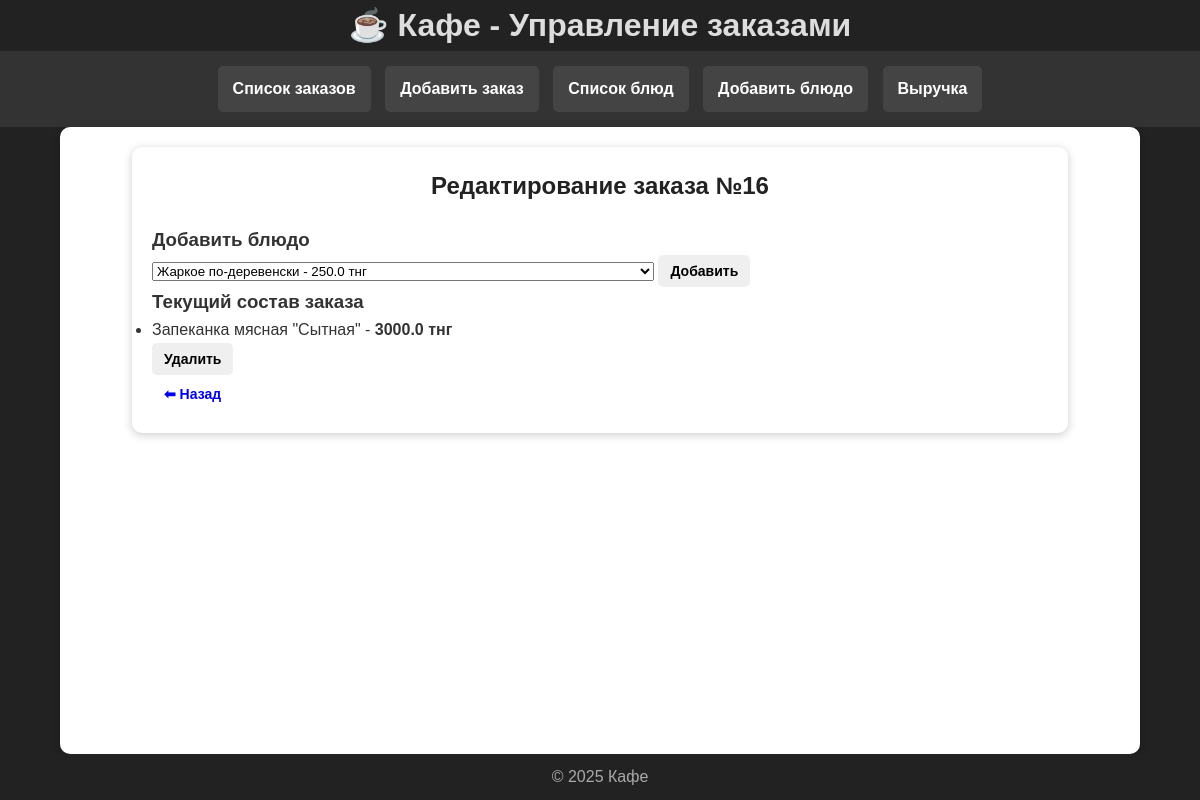
Page /orders/order/16/edit/ on the committed database.
### orders/models.py (models this page shows, shortened)
class Order(models.Model):
    STATUS_CHOICES = [
        ('pending', 'В ожидании'),
        ('ready', 'Готово'),
        ('paid', 'Оплачено'),
    ]
    table_number = models.IntegerField(null=True, blank=True)
    total_price = models.DecimalField(max_digits=10, decimal_places=2, default=0.00)
    status = models.CharField(max_length=20, choices=STATUS_CHOICES, default='pending')

class OrderItem(models.Model):
    order = models.ForeignKey(Order, on_delete=models.CASCADE, related_name='items')
    name = models.CharField(max_length=100, verbose_name="Название блюда")
    price = models.FloatField(verbose_name="Цена")

### orders/views.py (the view, shortened to what this page needs)
# urls.py: path('order/<int:order_id>/edit/', views.edit_order, name='edit_order'),
def edit_order(request, order_id):
    order = get_object_or_404(Order, id=order_id)
    dishes = Dish.objects.all()
    return render(request, "orders/edit_order.html", {"order": order, "dishes": dishes})

### orders/templates/orders/edit_order.html (shortened to what this page needs)
{% extends 'base.html' %}
{% block content %}
<div class="container">
    <h2 class="title">Редактирование заказа №{{ order.id }}</h2>
    <div class="card">
        <h3>Добавить блюдо</h3>
        <form method="POST" class="order-form">
            <div class="form-group">
                <select name="dish_id" class="select-menu">
                    {% for dish in dishes %}
                        <option value="{{ dish.id }}">{{ dish.name }} - {{ dish.price }} тнг</option>
                    {% endfor %}
                </select>
                <button type="submit" name="add_item" class="btn btn-add">Добавить</button>
            </div>
        </form>
    </div>
    <div class="card">
        <h3>Текущий состав заказа</h3>
        {% if order.items.all %}
            <ul class="order-list">
                {% for item in order.items.all %}
                    <li class="order-item">
                        {{ item.name }} - <strong>{{ item.price }} тнг</strong>
                        <form method="POST" class="delete-form">
                            <button type="submit" name="delete_item" class="btn btn-delete">Удалить</button>
                        </form>
                    </li>
                {% endfor %}
            </ul>
        {% else %}
            <p class="empty-msg">Заказ пуст</p>
        {% endif %}
    </div>
    <a href="{% url 'order_list' %}" class="btn btn-back">⬅ Назад</a>
</div>
{% endblock %}

### static/css/styles.css (style rules this page uses)
* { margin: 0; padding: 0; box-sizing: border-box; }
body { font-family: Arial, sans-serif; background-color: #222; color: #ddd; line-height: 1.6; }
.container { max-width: 900px; margin: 20px auto; padding: 20px; background: #fff; border-radius: 10px; box-shadow: 0 2px 10px rgba(0, 0, 0, 0.2); color: #333; }
h2 { text-align: center; margin-bottom: 20px; color: #222; }
.btn { padding: 8px 12px; border-radius: 5px; text-decoration: none; font-size: 14px; border: none; cursor: pointer; transition: background 0.3s, transform 0.2s; text-align: center; display: inline-block; font-weight: bold; }
body { display: flex; flex-direction: column; min-height: 100vh; margin: 0; }
.container { flex: 1; }
.container { width: 80%; margin: 0 auto; }
.container { width: 90%; max-width: 1200px; margin: 0 auto; }

### rows in the picture
Order: id "16"
OrderItem: name "Запеканка мясная \"Сытная\"", price "3000.0"

### other values in the picture
form field dish_id "Жаркое по-деревенски - 250.0 тнг"
